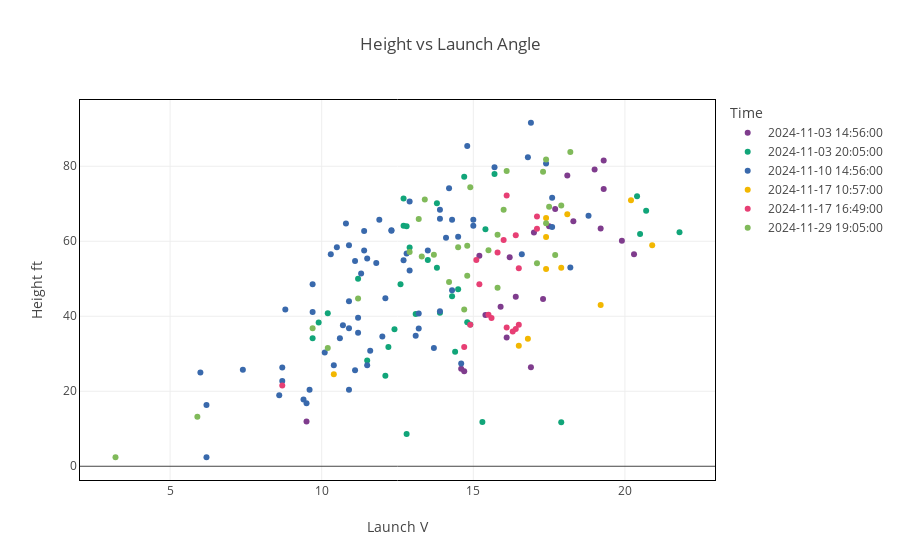

The cell this chart's notebook holds for it:
### Code cell
xvar_choice = 'Launch V'
yvar_choice = 'Height ft'
df[xvar_choice] = pd.to_numeric(df[xvar_choice], errors='coerce')


fig5 = px.scatter(df, x=xvar_choice, y=yvar_choice, color='Time', title="Height vs Launch Angle",
                  color_discrete_sequence=px.colors.qualitative.Bold,hover_data=['Shot Type','Club'])
fig5.update_yaxes(range=[0, None])  # Set minimum to -50, maximum is 50
# Add a box around the plot area
fig5.update_layout(
    xaxis=dict(showline=True, mirror=True, linecolor='black'),
    yaxis=dict(showline=True, mirror=True, linecolor='black')
)
fig5.show()

### Figure 1 — Plotly figure (JSON) as saved in the notebook; plotly's stock layout.template omitted (floating-point values rounded to 4 significant figures; data arrays with more than 128 entries replaced by an {"elided": "..."} marker saying what was removed)
{"data": [{"customdata": [["Pull", "7 Iron"], ["Fade", "7 Iron"], ["Pull/Draw", "7 Iron"], ["Pull/Fade", "7 Iron"], ["Pull/Fade", "7 Iron"], ["Pull/Fade", "7 Iron"], ["Pull/Fade", "7 Iron"], ["Pull/Fade", "7 Iron"], ["Pull", "7 Iron"], ["Pull", "7 Iron"], ["Pull", "7 Iron"], ["Pull/Fade", "7 Iron"], ["Pull/Fade", "7 Iron"], ["Pull/Draw", "7 Iron"], ["Pull/Draw", "7 Iron"], ["Fade", "7 Iron"], ["Pull/Fade", "7 Iron"], ["Fade", "7 Iron"], ["Pull/Fade", "7 Iron"], ["Pull/Fade", "7 Iron"], ["Pull", "7 Iron"], ["Push/Slice", "7 Iron"]], "hovertemplate": "Time=2024-11-03 14:56:00<br>Launch V=%{x}<br>Height ft=%{y}<br>Shot Type=%{customdata[0]}<br>Club=%{customdata[1]}<extra></extra>", "legendgroup": "2024-11-03 14:56:00", "marker": {"color": "rgb(127, 60, 141)", "symbol": "circle"}, "mode": "markers", "name": "2024-11-03 14:56:00", "orientation": "v", "showlegend": true, "type": "scatter", "x": [16.1, 16.9, 14.7, 15.4, 15.9, 16.2, 17.3, 18.1, 17.5, 19.2, 19, 18.3, 17.7, 16.4, 19.3, 19.3, 15.2, 20.3, 17, 19.9, 14.6, 9.5], "xaxis": "x", "y": [34.3, 26.4, 25.3, 40.3, 42.5, 55.7, 44.6, 77.5, 64, 63.4, 79.1, 65.3, 68.6, 45.2, 73.9, 81.5, 56.1, 56.5, 62.3, 60.1, 26, 11.9], "yaxis": "y"}, {"customdata": [["Fade", "7 Iron"], ["Straight", "7 Iron"], ["Draw", "7 Iron"], ["Straight", "7 Iron"], ["Fade", "7 Iron"], ["Straight", "7 Iron"], ["Draw", "7 Iron"], ["Fade", "7 Iron"], ["Straight", "7 Iron"], ["Push/Fade", "7 Iron"], ["Fade", "7 Iron"], ["Straight", "7 Iron"], ["Straight", "7 Iron"], ["Straight", "7 Iron"], ["Push/Fade", "7 Iron"], ["Draw", "7 Iron"], ["Draw", "7 Iron"], ["Straight", "7 Iron"], ["Fade", "7 Iron"], ["Push/Fade", "7 Iron"], ["Pull/Draw", "7 Iron"], ["Pull/Draw", "7 Iron"], ["Push/Fade", "7 Iron"], ["Fade", "7 Iron"], ["Pull", "7 Iron"], ["Fade", "7 Iron"], ["Straight", "7 Iron"], ["Straight", "7 Iron"], ["Fade", "7 Iron"], ["Fade", "7 Iron"], ["Push/Fade", "7 Iron"], ["Straight", "7 Iron"], ["Straight", "7 Iron"]], "hovertemplate": "Time=2024-11-03 20:05:00<br>Launch V=%{x}<br>Height ft=%{y}<br>Shot Type=%{customdata[0]}<br>Club=%{customdata[1]}<extra></extra>", "legendgroup": "2024-11-03 20:05:00", "marker": {"color": "rgb(17, 165, 121)", "symbol": "circle"}, "mode": "markers", "name": "2024-11-03 20:05:00", "orientation": "v", "showlegend": true, "type": "scatter", "x": [12.7, 11.2, 20.7, 9.7, 13.1, 12.9, 12.2, 13.9, 10.2, 15.4, 14.7, 12.8, 13.5, 14.3, 15.7, 14.9, 12.4, 13.8, 12.7, 17.9, 15.3, 12.8, 20.5, 21.8, 14.8, 20.4, 12.1, 11.5, 13.8, 9.9, 14.5, 14.4, 12.6], "xaxis": "x", "y": [64.1, 50, 68.1, 34.1, 40.6, 58.3, 31.8, 40.9, 40.8, 63.2, 77.2, 64, 55, 45.3, 77.9, 37.8, 36.5, 52.9, 71.4, 11.7, 11.8, 8.6, 61.9, 62.4, 38.4, 72, 24.1, 28.2, 70.1, 38.3, 47.2, 30.5, 48.5], "yaxis": "y"}, {"customdata": {"elided": "70x2 str values"}, "hovertemplate": "Time=2024-11-10 14:56:00<br>Launch V=%{x}<br>Height ft=%{y}<br>Shot Type=%{customdata[0]}<br>Club=%{customdata[1]}<extra></extra>", "legendgroup": "2024-11-10 14:56:00", "marker": {"color": "rgb(57, 105, 172)", "symbol": "circle"}, "mode": "markers", "name": "2024-11-10 14:56:00", "orientation": "v", "showlegend": true, "type": "scatter", "x": [10.4, 11.1, 8.7, 14.6, 12, 9.4, 13.2, 10.9, 9.5, 6.2, 8.6, 9.6, 12.9, 11.4, 10.9, 11.4, 10.9, 9.7, 11.2, 10.6, 11.5, 11.8, 9.7, 8.8, 8.7, 10.9, 7.4, 11.3, 12.8, 12.7, 15.7, 15, 17.4, 12.9, 14.2, 16.8, 11.5, 14.8, 13.2, 12.3, 13.9, 10.7, 11.9, 10.3, 10.8, 10.5, 13.7, 11.1, 15, 10.1, 16.9, 13.5, 11.6, 6.2, 12.1, 14.3, 13.1, 14.3, 14.1, 12.3, 11.2, 14.5, 6, 13.9, 13.9, 18.8, 17.6, 17.6, 16.6, 18.2], "xaxis": "x", "y": [26.9, 25.6, 22.7, 27.4, 34.6, 17.8, 40.7, 20.4, 16.8, 16.3, 18.9, 20.4, 52.2, 57.5, 58.9, 62.7, 36.8, 41.1, 35.6, 34.1, 26.9, 54.2, 48.5, 41.8, 26.3, 44, 25.7, 51.4, 56.7, 54.9, 79.7, 65.7, 80.7, 70.6, 74.1, 82.4, 55.4, 85.4, 36.7, 62.9, 66, 37.6, 65.7, 56.5, 64.7, 58.4, 31.5, 54.7, 64.1, 30.3, 91.6, 57.5, 30.8, 2.4, 44.8, 65.7, 34.8, 46.9, 60.9, 62.8, 39.6, 61.2, 25, 41.3, 68.4, 66.8, 71.6, 63.8, 56.5, 53], "yaxis": "y"}, {"customdata": [["Fade", "7 Iron"], ["Fade", "7 Iron"], ["Fade", "7 Iron"], ["Fade", "7 Iron"], ["Fade", "7 Iron"], ["Pull", "7 Iron"], ["Fade", "7 Iron"], ["Fade", "7 Iron"], ["Pull", "7 Iron"], ["Fade", "7 Iron"], ["Fade", "7 Iron"]], "hovertemplate": "Time=2024-11-17 10:57:00<br>Launch V=%{x}<br>Height ft=%{y}<br>Shot Type=%{customdata[0]}<br>Club=%{customdata[1]}<extra></extra>", "legendgroup": "2024-11-17 10:57:00", "marker": {"color": "rgb(242, 183, 1)", "symbol": "circle"}, "mode": "markers", "name": "2024-11-17 10:57:00", "orientation": "v", "showlegend": true, "type": "scatter", "x": [20.9, 17.9, 10.4, 20.2, 19.2, 16.5, 17.4, 17.4, 16.8, 17.4, 18.1], "xaxis": "x", "y": [58.9, 52.9, 24.5, 70.9, 43, 32.1, 61.1, 66.2, 34, 52.6, 67.2], "yaxis": "y"}, {"customdata": [["Fade", "7 Iron"], ["Fade", "7 Iron"], ["Fade", "7 Iron"], ["Pull/Fade", "7 Iron"], ["Fade", "7 Iron"], ["Pull/Fade", "7 Iron"], ["Fade", "7 Iron"], ["Pull", "7 Iron"], ["Fade", "7 Iron"], ["Fade", "7 Iron"], ["Pull", "7 Iron"], ["Fade", "7 Iron"], ["Straight", "7 Iron"], ["Pull/Draw", "7 Iron"], ["Fade", "7 Iron"], ["Pull", "7 Iron"], ["Straight", "7 Iron"], ["Straight", "7 Iron"]], "hovertemplate": "Time=2024-11-17 16:49:00<br>Launch V=%{x}<br>Height ft=%{y}<br>Shot Type=%{customdata[0]}<br>Club=%{customdata[1]}<extra></extra>", "legendgroup": "2024-11-17 16:49:00", "marker": {"color": "rgb(231, 63, 116)", "symbol": "circle"}, "mode": "markers", "name": "2024-11-17 16:49:00", "orientation": "v", "showlegend": true, "type": "scatter", "x": [8.7, 15.5, 15.2, 14.7, 16.5, 15.1, 17.1, 15.6, 14.9, 17.1, 16.4, 16.4, 16.1, 16.5, 15.8, 16.1, 16.3, 16], "xaxis": "x", "y": [21.5, 40.4, 48.5, 31.8, 52.8, 55, 66.6, 39.5, 37.7, 63.3, 36.6, 61.6, 37, 37.7, 57, 72.2, 35.9, 60.3], "yaxis": "y"}, {"customdata": [["Push/Fade", "7 Iron"], ["Push/Fade", "7 Iron"], ["Push", "7 Iron"], ["Straight", "7 Iron"], ["Push", "7 Iron"], ["Fade", "7 Iron"], ["Fade", "7 Iron"], ["Pull", "7 Iron"], ["Fade", "7 Iron"], ["Fade", "7 Iron"], ["Fade", "7 Iron"], ["Fade", "7 Iron"], ["Fade", "7 Iron"], ["Fade", "7 Iron"], ["Fade", "7 Iron"], ["Fade", "7 Iron"], ["Pull/Draw", "7 Iron"], ["Push/Slice", "7 Iron"], ["Straight", "7 Iron"], ["Fade", "7 Iron"], ["Draw", "7 Iron"], ["Push/Fade", "7 Iron"], ["Straight", "7 Iron"], ["Push", "7 Iron"], ["Draw", "7 Iron"], ["Draw", "7 Iron"], ["Push/Fade", "7 Iron"], ["Draw", "7 Iron"], ["Straight", "7 Iron"]], "hovertemplate": "Time=2024-11-29 19:05:00<br>Launch V=%{x}<br>Height ft=%{y}<br>Shot Type=%{customdata[0]}<br>Club=%{customdata[1]}<extra></extra>", "legendgroup": "2024-11-29 19:05:00", "marker": {"color": "rgb(128, 186, 90)", "symbol": "circle"}, "mode": "markers", "name": "2024-11-29 19:05:00", "orientation": "v", "showlegend": true, "type": "scatter", "x": [9.7, 14.8, 12.9, 14.8, 16.1, 14.2, 5.9, 17.1, 17.9, 14.5, 3.2, 17.7, 17.4, 17.5, 13.7, 15.8, 13.3, 14.7, 15.5, 15.8, 13.4, 17.3, 13.2, 18.2, 10.2, 14.9, 16, 11.2, 17.4], "xaxis": "x", "y": [36.8, 58.8, 57.1, 50.8, 78.7, 49.1, 13.2, 54.1, 69.5, 58.4, 2.4, 56.3, 64.8, 69.2, 56.4, 47.6, 55.9, 41.8, 57.6, 61.7, 71.1, 78.5, 65.9, 83.8, 31.5, 74.4, 68.4, 44.7, 81.8], "yaxis": "y"}], "layout": {"legend": {"title": {"text": "Time"}, "tracegroupgap": 0}, "title": {"text": "Height vs Launch Angle"}, "xaxis": {"anchor": "y", "domain": [0, 1], "linecolor": "black", "mirror": true, "showline": true, "title": {"text": "Launch V"}}, "yaxis": {"anchor": "x", "domain": [0, 1], "linecolor": "black", "mirror": true, "range": [0, null], "showline": true, "title": {"text": "Height ft"}}}}
